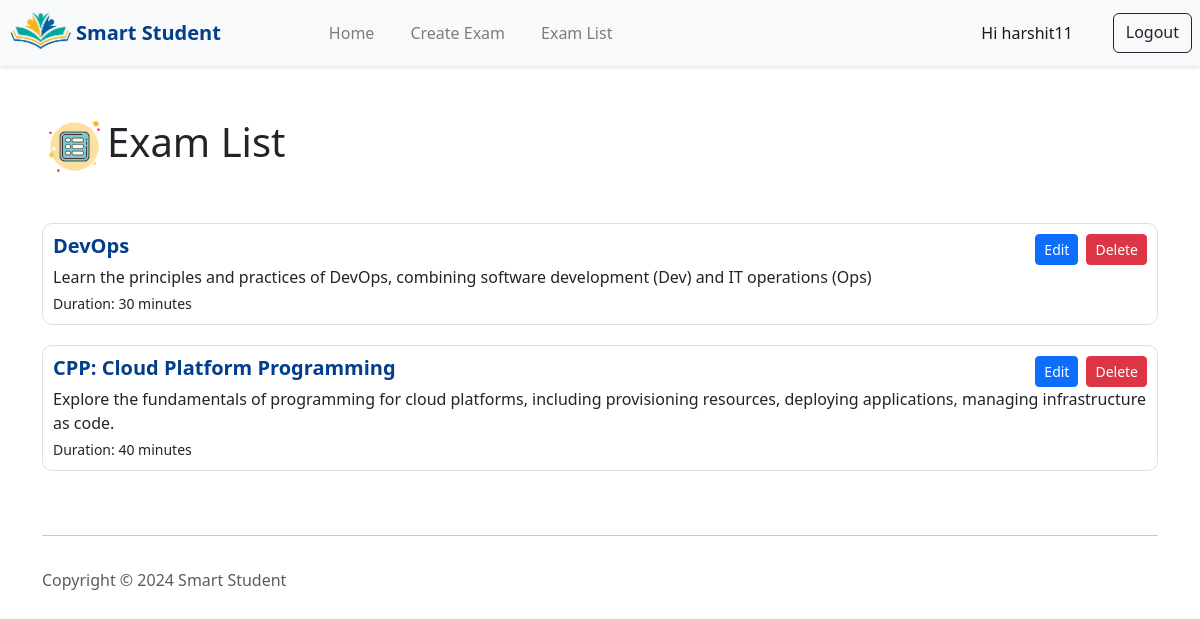
The app's page /Examlist/ (signed in) with its own data.
### pages/models.py (models this page shows)
class Exam(models.Model):
    title = models.CharField(max_length=100)
    description = models.TextField()
    duration = models.IntegerField()
    teacher = models.ForeignKey(User, on_delete=models.CASCADE, related_name='exams')
    visibility = models.BooleanField(default=False)

### pages/views.py (the view)
# urls.py: path('Examlist/', Examlist, name='Examlist'),
def Examlist(request):
    exams = Exam.objects.all()
    return render(request, 'teacher/Examlist.html', {'exams': exams})

### pages/templates/teacher/Examlist.html (shortened to what this page needs)
<html>
    <head>
         {% load bootstrap5 %}
  {% bootstrap_css %}
  {% load static %}
  <link rel="stylesheet" href="{% static 'global.css' %}">
    </head>
    <body>
        {% include 'navbar.html' %}
        <!DOCTYPE html>
        <html lang="en">
        <head>
            <link rel="stylesheet" href="https://stackpath.bootstrapcdn.com/bootstrap/4.5.2/css/bootstrap.min.css">
        </head>
        <body>
            <div class="container">
                <h1 class="mt-5 mb-4"><img width="65px" src="{% static "images/list.png" %}">Exam List</h1>
                <div class="list-group">
                    {% for exam in exams %}
                    <div class="exam-list">
                        <div class="d-flex justify-content-between">
                            <h5 class="exam-title mb-1">{{ exam.title }}</h5>
                            <div class="d-flex align-items-center">
                                <a href="{% url 'exam' id=exam.id %}" class="btn btn-primary btn-sm mr-2">Edit</a>
                                <a href="#" class="btn btn-danger btn-sm">Delete</a>
                            </div>
                        </div>
                        <p class="mb-1">{{ exam.description }}</p>
                        <small>Duration: {{ exam.duration }} minutes</small>
                    </div>
                    {% endfor %}
                </div>
            </div>
        </body>
        </html>
        {% include 'footer.html' %}
    </body>
</html>

### pages/templates/navbar.html (shortened to what this page needs)
<html>
  <head>
    {% load bootstrap5 %} {% bootstrap_css %} {% bootstrap_javascript %} {% load static %}
    <link rel="stylesheet" href="{% static 'global.css' %}" />
  </head>
  <nav class="custom-navbar navbar navbar-expand-lg navbar-light bg-light nav-bar-design">
    <img
      class="nav-logo ml-3"
      src="{% static 'images/logo-full.png' %}"
      alt="logo"
    />
    <span class="nav-logo-heading"> Smart Student</span>
    <div class="collapse navbar-collapse" id="navbarNav">
      <ul class="navbar-nav nav-content-container">
        <li class="nav-item">
          <a class="nav-link" href="/">Home</a>
        </li>
        {% if request.user.is_authenticated %}
            {% if request.user.is_staff %}
              <li class="nav-item">
                <a class="nav-link" href="/createExam">Create Exam</a>
              </li>
              <li class="nav-item">
                <a class="nav-link" href="/Examlist">Exam List</a>
              </li>
            {% else %}
              <li class="nav-item">
                <a class="nav-link" href="/groups">student link</a>
              </li>
            {% endif %}
        {% endif %}
      </ul>
    </div>
    <div class="navbar-nav ml-auto nav-button-container">
      {% if request.user.is_authenticated %}
      <li class="nav-item mx-4">
        <a class="nav-link active" href="#">Hi {{user.username}}</a>
      </li>
      <a href="/logout" class="btn btn-outline-dark mx-2 login-button"
        >Logout</a>
      {% endif %}
    </div>
  </nav>
</html>

### pages/static/global.css (style rules this page uses)
.nav-logo { max-width: 50px; margin-left: 10px; transform: scale(1.2); }
.navbar { box-shadow: 0 2px 4px rgba(0, 0, 0, 0.1); }
.nav-logo-heading { margin-left: 10px; font-size: 20px; font-weight: 700; color: #033E8C; }
.nav-link { font-weight: 500; margin-left: 20px; }
.nav-content-container { margin-left: 80px; }
.exam-list { margin-top: 20px; border-radius: 10px; border: 1px solid rgba(0, 0, 0, .125); padding: 10px; transition: transform 0.3s ease; cursor: pointer; }
.exam-title { color: #033E8C; font-weight: 700; }

### records on screen
Exam: title "DevOps", description "Learn the principles and practices of DevOps, combining software development (Dev) and IT operations (Ops)", duration "30"
Exam: title "CPP: Cloud Platform Programming", description "Explore the fundamentals of programming for cloud platforms, including provisioning resources, deploying applications, managing infrastructure as code.", duration "40"

### other values on screen
{{ user.username }} "harshit11"
